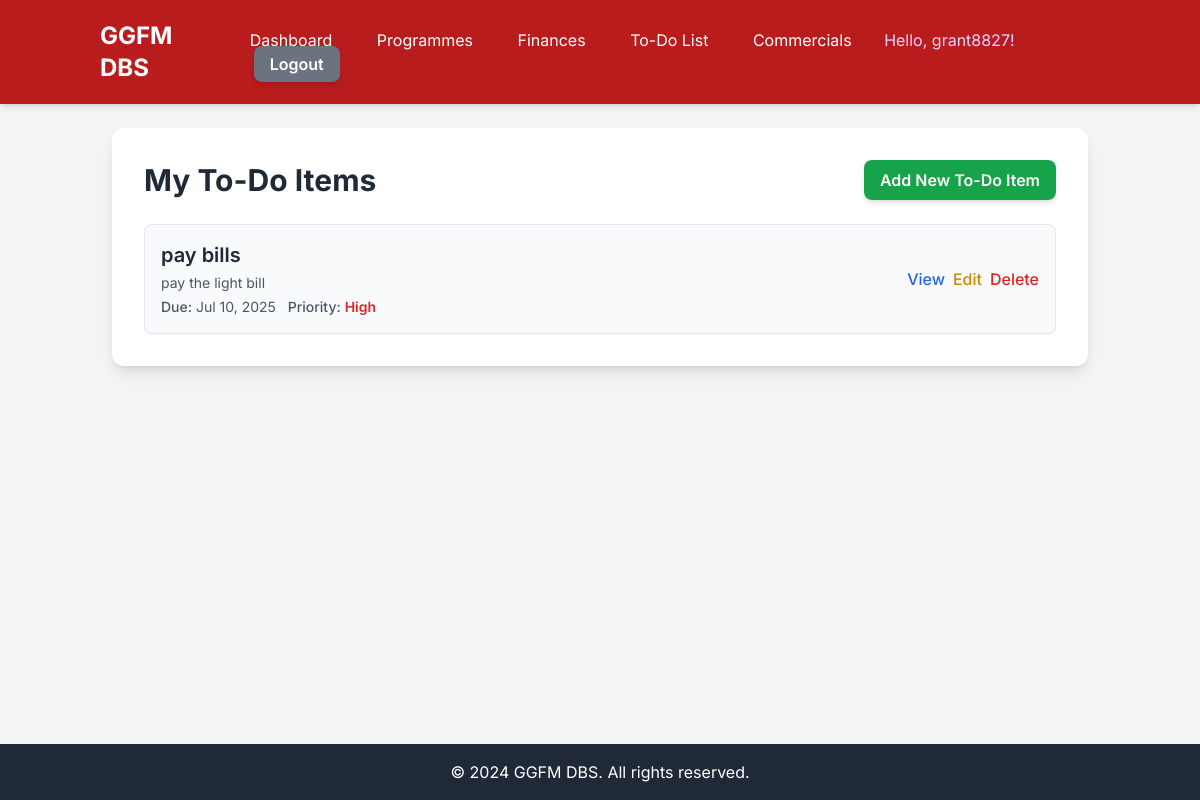
/ggfm/todo/ (signed in), run on the app's committed database.
### ggfm_dbs/models.py (models this page shows, shortened)
class TodoItem(models.Model):
    PRIORITY_CHOICES = (
        ('low', 'Low'),
        ('medium', 'Medium'),
        ('high', 'High'),
    )
    task = models.CharField(max_length=255)
    description = models.TextField(blank=True, null=True)
    due_date = models.DateField(blank=True, null=True)
    priority = models.CharField(max_length=10, choices=PRIORITY_CHOICES, default='medium')
    completed = models.BooleanField(default=False)
    created_by = models.ForeignKey(User, on_delete=models.SET_NULL, null=True, blank=True)
    created_at = models.DateTimeField(auto_now_add=True)
    updated_at = models.DateTimeField(auto_now=True)
    class Meta:
        ordering = ['due_date', 'priority', '-created_at'] # Order by due date, then priority, then creation time
        verbose_name = "To-Do Item"
        verbose_name_plural = "To-Do Items"

### ggfm_dbs/views.py (the view)
# urls.py: path('todo/', views.todo_list_view, name='todo_list'),
@login_required
def todo_list_view(request):
    todo_items = TodoItem.objects.filter(created_by=request.user).order_by('completed', 'due_date', '-priority')
    context = {'todo_items': todo_items}
    return render(request, 'ggfm_dbs/todo_list.html', context)

### ggfm_dbs/templates/ggfm_dbs/todo_list.html (shortened to what this page needs)
{% extends 'base.html' %}
{% block content %}
<div class="bg-white p-8 rounded-xl shadow-lg">
    <div class="flex justify-between items-center mb-6">
        <h2 class="text-3xl font-bold text-gray-800">My To-Do Items</h2>
        <a href="{% url 'todo_create' %}"
           class="bg-green-600 hover:bg-green-700 text-white font-semibold py-2 px-4 rounded-lg shadow-md transition duration-300 ease-in-out transform hover:scale-105">
            Add New To-Do Item
        </a>
    </div>
    {% if todo_items %}
        <div class="space-y-4">
            {% for item in todo_items %}
                <div class="bg-gray-50 p-4 rounded-lg border border-gray-200 shadow-sm flex items-center justify-between {% if item.completed %}bg-green-50 border-green-200{% endif %}">
                    <div>
                        <h3 class="text-xl font-semibold {% if item.completed %}text-green-800 line-through{% else %}text-gray-800{% endif %}">{{ item.task }}</h3>
                        {% if item.description %}
                            <p class="text-sm text-gray-600 mt-1">{{ item.description }}</p>
                        {% endif %}
                        <p class="text-sm text-gray-600 mt-1">
                            <span class="font-medium">Due:</span> {{ item.due_date|default:"N/A"|date:"M d, Y" }}
                            <span class="ml-2 font-medium">Priority:</span>
                            <span class="
                                {% if item.priority == 'high' %}text-red-600{% elif item.priority == 'medium' %}text-yellow-600{% else %}text-blue-600{% endif %}
                                font-semibold
                            ">{{ item.get_priority_display }}</span>
                        </p>
                    </div>
                    <div class="flex space-x-2 items-center">
                        <a href="{% url 'todo_detail' item.pk %}"
                           class="text-blue-600 hover:text-blue-800 font-medium">View</a>
                        <a href="{% url 'todo_update' item.pk %}"
                           class="text-yellow-600 hover:text-yellow-800 font-medium">Edit</a>
                        <a href="{% url 'todo_delete' item.pk %}"
                           class="text-red-600 hover:text-red-800 font-medium">Delete</a>
                    </div>
                </div>
            {% endfor %}
        </div>
    {% else %}
        <p class="text-center text-gray-600 p-4 bg-gray-50 rounded-lg border border-gray-200">No to-do items found. Add one to get started!</p>
    {% endif %}
</div>
{% endblock %}

### templates/base.html (shortened to what this page needs)
<!DOCTYPE html>
<html lang="en">
<head>
        {% load static %}
    <script src="https://cdn.tailwindcss.com"></script>
</head>
<body class="flex flex-col min-h-screen">
    <nav class="bg-red-700 p-4 shadow-md">
        <div class="container mx-auto flex justify-between items-center">
            <a href="{% url 'home' %}" class="text-white text-2xl font-bold rounded-md px-3 py-1 hover:text-red-700 hover:bg-purple-100 transition-colors">
                GGFM DBS
            </a>
            <div class="space-x-4">
                {% if user.is_authenticated %}
                    <a href="{% url 'dashboard' %}" class="text-white hover:text-red-700 rounded-md px-3 py-1 hover:bg-purple-100 transition-colors">Dashboard</a>
                    <a href="{% url 'programme_list' %}" class="text-white hover:text-red-700 rounded-md px-3 py-1 hover:bg-purple-100 transition-colors">Programmes</a>
                    <a href="{% url 'financial_transaction_list' %}" class="text-white hover:text-red-700 rounded-md px-3 py-1 hover:bg-purple-100 transition-colors">Finances</a>
                    <a href="{% url 'todo_list' %}" class="text-white hover:text-red-700 rounded-md px-3 py-1 hover:bg-purple-100 transition-colors">To-Do List</a>
                    <a href="{% url 'commercial_list' %}" class="text-white hover:text-red-700 rounded-md px-3 py-1 hover:bg-purple-100 transition-colors">Commercials</a>
                    <span class="text-purple-200">Hello, {{ user.username }}!</span>
                    <a href="{% url 'logout' %}" class="bg-gray-500 hover:bg-red-600 text-white mt-[10px] font-semibold py-2 px-4 rounded-lg shadow-md transition duration-300 ease-in-out transform hover:scale-105">Logout</a>
                {% endif %}
            </div>
        </div>
    </nav>
    <main class="flex-grow container mx-auto p-6">
        {% block content %}
        {% endblock %}
    </main>
    <footer class="bg-gray-800 text-white p-4 text-center mt-auto">
        <div class="container mx-auto">
            &copy; 2024 GGFM DBS. All rights reserved.
        </div>
    </footer>
</body>
</html>

### templates/base.html (style rules this page uses)
body { font-family: 'Inter', sans-serif; background-color: #f3f4f6; min-height: 100vh; display: flex; flex-direction: column; }

### data on the page
TodoItem: task "pay bills", description "pay the light bill", due_date "Jul 10, 2025", priority "High"

### other printed values
{{ user.username }} "grant8827"
